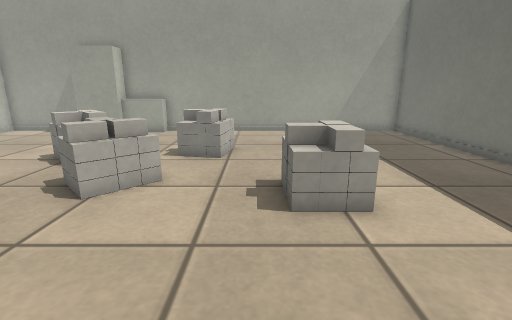
view 1 (above)

15 first-person views from a walk through a world built for the Gazebo simulator. The camera is 0.5 m above the floor, tilts 14° down and sees 85° across. The floor is counted in squares, 0.2 m on a side. Each view is taken from the middle of a square. On the plan, view 1 faces up. The plan holds only what a view shows up to about 18 squares ahead; the rest is blank. Surface patterns are stand-ins for the level's own textures.

view 2
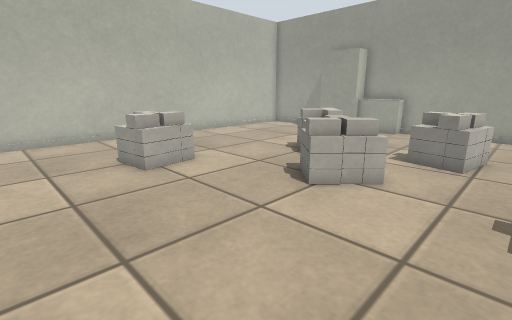

view 3
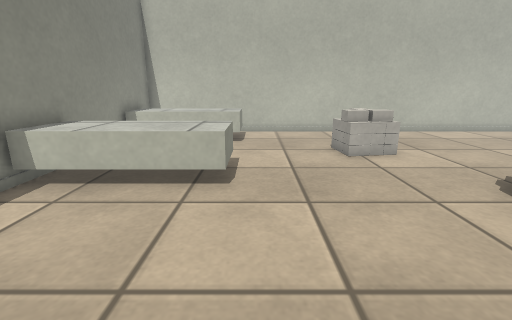

view 4
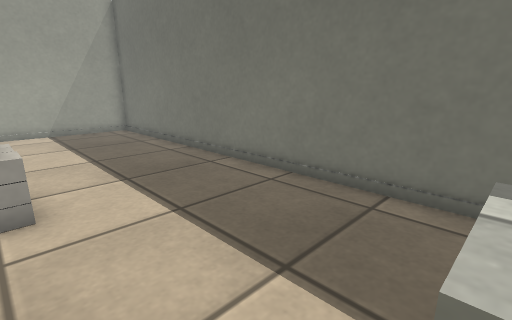

view 5
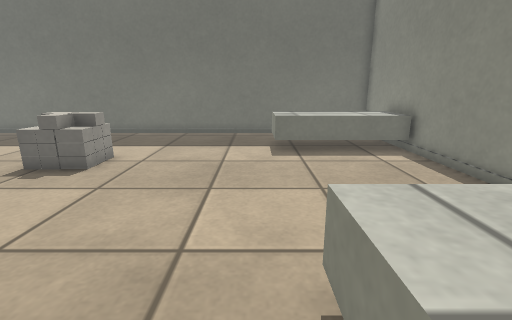

view 6
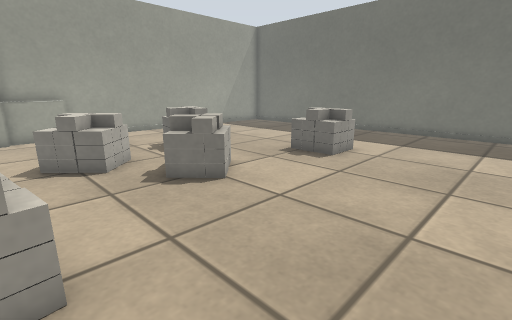

view 7
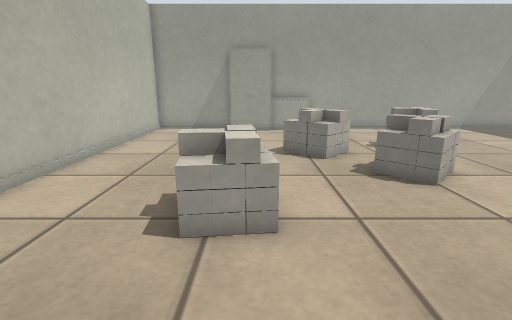

view 8
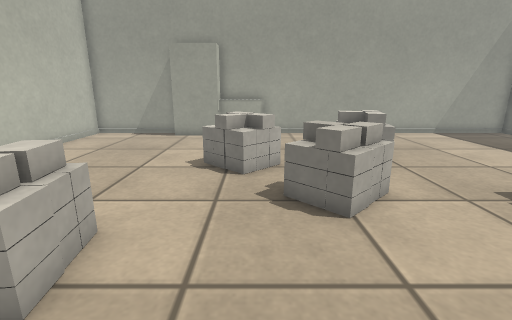

view 9
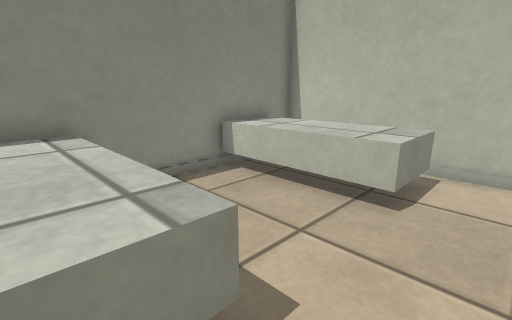

view 10
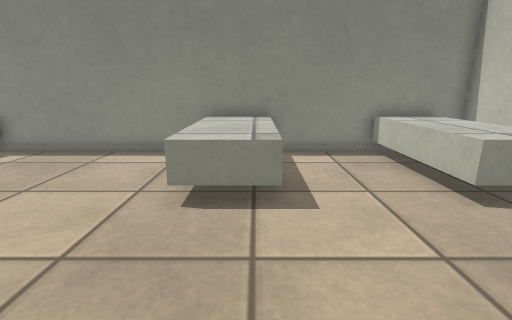

view 11
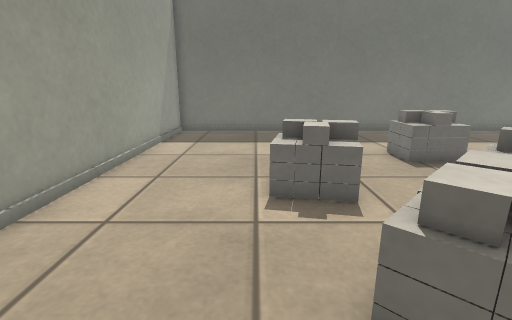

view 12
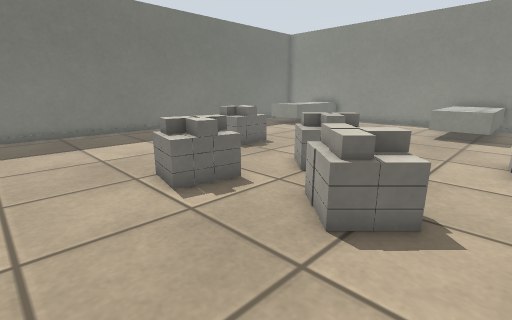

view 13
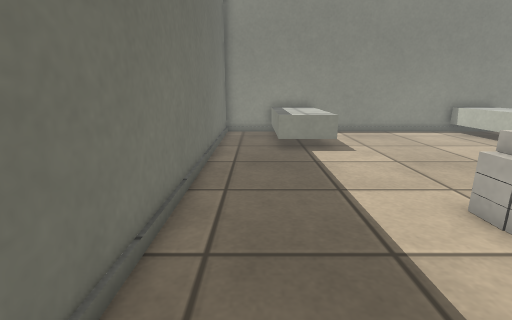

view 14
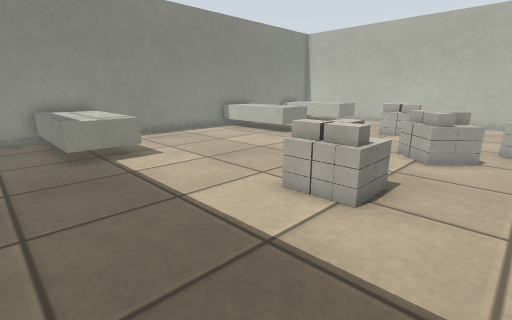

view 15
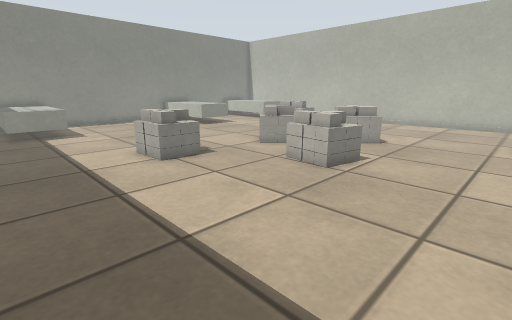

### Floor plan
Points are (right, up) in squares from view 1. A wall is a line through its corners. A room is listed if a view was taken in it or the views show most of it. See-through windows are left out.
Room 1 (views 1, 2, 3, 4, 5, 6, 7, 8, 9, 10, 11, 12, 13, 14, 15)
walls: (-8.1, 16.8) (-10.6, 16.8); (-10.6, 17.8) (-15.5, 17.8) (-15.5, -6.6) (8.9, -6.6) (8.9, 17.8) (-8.1, 17.8)
low walls: (-5.6, 17.9) (-5.6, 17.1) (-8.1, 17.1); (-7.6, -6.4) (-7.6, -0.8) (-5.1, -0.8) (-5.1, -6.4); (-14.4, -0.8) (-11.8, -0.8) (-11.8, -6.4); (3.5, -6.5) (3.5, -0.8) (6, -0.8) (6, -6.4)
objects: other object (-10, 4) to (-9, 5); other object (-8, 9) to (-5, 12); other object (-5, 6) to (-3, 9); other object (-3, 11) to (-1, 12); other object (1, 6) to (2, 7)

Positions as (right, up) in squares from view 1, and headings:
1: (0, 0), facing up
2: (0, 0), facing up-left
3: (2, 0), facing left
4: (2, -1), facing up-right
5: (-8, 0), facing right
6: (-9, 0), facing up-right
7: (-9, -1), facing up
8: (-6, 1), facing up
9: (-6, 1), facing down-left
10: (-7, 5), facing down
11: (-9, 13), facing right
12: (-9, 16), facing down-right
13: (7, 11), facing down
14: (8, 10), facing down-left
15: (7, 17), facing down-left
